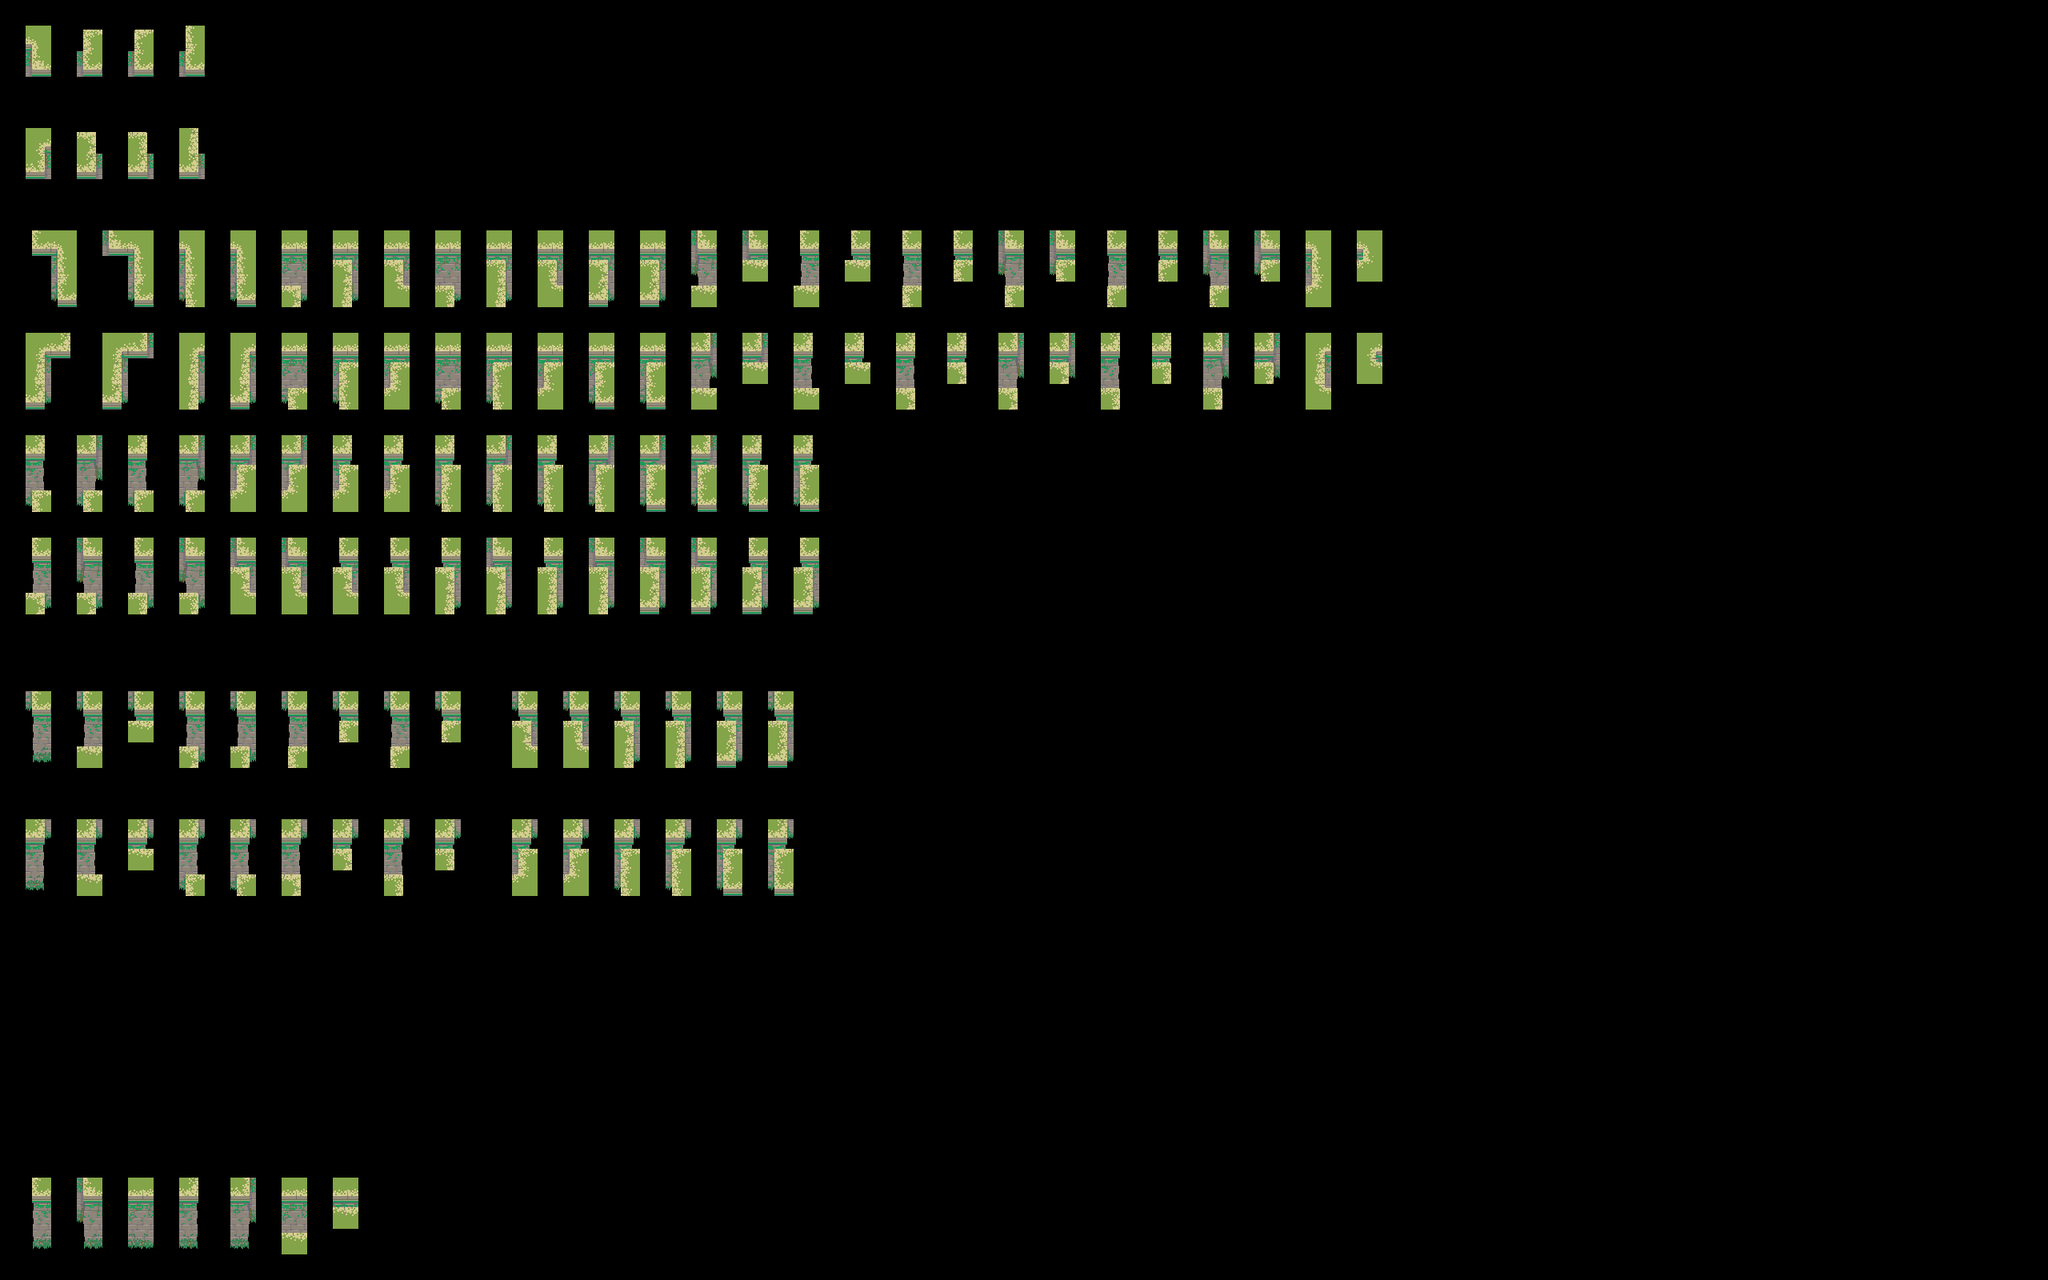

The image is a tile-based game level rendered from a .tmx file. Its description and source (layers, tilesets, objects; grid data summarised) follow:
An orthogonal 80x50 tile map with 32x32 px tiles, 2 tile layers (input_wall-3, output_wall-3), 2 hidden layers not drawn.

<map version="1.5" tiledversion="1.7.2" orientation="orthogonal" renderorder="right-down" width="80" height="50" tilewidth="32" tileheight="32" infinite="0" nextlayerid="5" nextobjectid="1">
 <tileset firstgid="1" source="Ancient Ruins-Tileset-wall-3.tsx" />
 <layer id="1" name="regions_input" width="80" height="50" visible="0">
  <data>[4000 cells, 354 non-empty, 1 distinct tile ids]</data>
 </layer>
 <layer id="2" name="input_wall-3" width="80" height="50">
  <properties>
   <property name="StrictEmpty" type="bool" value="true" />
  </properties>
  <data>[4000 cells, 313 non-empty, 18 distinct tile ids]</data>
 </layer>
 <layer id="3" name="regions_output" width="80" height="50" visible="0">
  <data>[4000 cells, 229 non-empty, 1 distinct tile ids]</data>
 </layer>
 <layer id="4" name="output_wall-3" width="80" height="50">
  <data>[4000 cells, 229 non-empty, 72 distinct tile ids]</data>
 </layer>
</map>